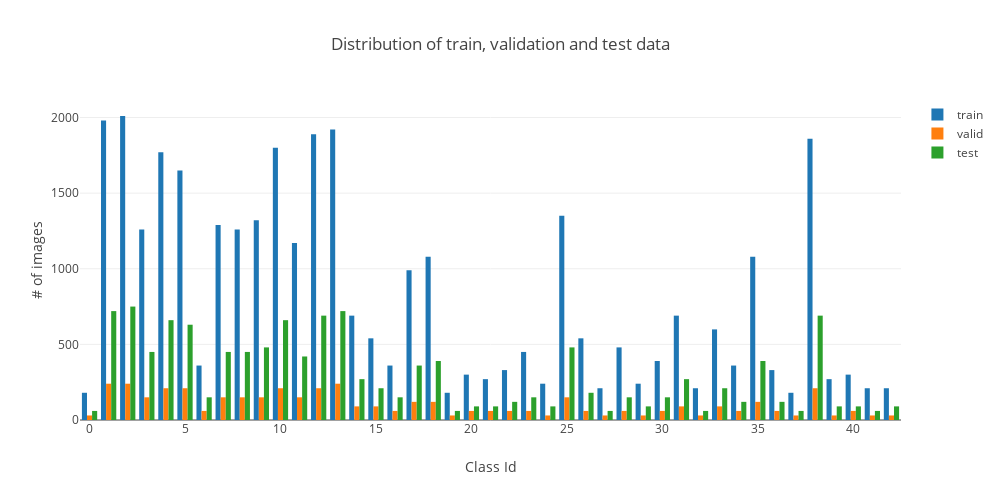

This figure's notebook cell:
### Code cell
# Count signs per pabel
train_hist = Counter(y_train)
valid_hist = Counter(y_valid)
test_hist = Counter(y_test)

# Draw a bar chart
train_bar = go.Bar(x=list(train_hist.keys()), y=list(train_hist.values()), name="train")
valid_bar = go.Bar(x=list(valid_hist.keys()), y=list(valid_hist.values()), name="valid")
test_bar  = go.Bar(x=list(test_hist.keys()), y=list(test_hist.values()), name="test")
layout = go.Layout(height=500, width=1000, 
                   title='Distribution of train, validation and test data', 
                   xaxis=dict(title='Class Id'), 
                   yaxis=dict(title='# of images'))
pltly.iplot(go.Figure(data=[train_bar, valid_bar, test_bar], layout=layout))

### Figure 1 — Plotly figure (JSON) as saved in the notebook; plotly's stock layout.template omitted (floating-point values rounded to 4 significant figures)
{"data": [{"name": "train", "type": "bar", "x": [41, 31, 36, 26, 23, 1, 40, 22, 37, 16, 3, 19, 4, 11, 42, 0, 32, 27, 29, 24, 9, 5, 38, 8, 10, 35, 34, 18, 6, 13, 7, 30, 39, 21, 20, 33, 28, 12, 14, 15, 17, 2, 25], "y": [210, 690, 330, 540, 450, 1980, 300, 330, 180, 360, 1260, 180, 1770, 1170, 210, 180, 210, 210, 240, 240, 1320, 1650, 1860, 1260, 1800, 1080, 360, 1080, 360, 1920, 1290, 390, 270, 270, 300, 599, 480, 1890, 690, 540, 990, 2010, 1350]}, {"name": "valid", "type": "bar", "x": [41, 31, 36, 26, 23, 1, 40, 22, 37, 16, 3, 19, 4, 11, 42, 0, 32, 27, 29, 24, 9, 5, 38, 8, 10, 35, 34, 18, 6, 13, 7, 30, 39, 21, 20, 33, 28, 12, 14, 15, 17, 2, 25], "y": [30, 90, 60, 60, 60, 240, 60, 60, 30, 60, 150, 30, 210, 150, 30, 30, 30, 30, 30, 30, 150, 210, 210, 150, 210, 120, 60, 120, 60, 240, 150, 60, 30, 60, 60, 90, 60, 210, 90, 90, 120, 240, 150]}, {"name": "test", "type": "bar", "x": [16, 1, 38, 33, 11, 18, 12, 25, 35, 7, 23, 4, 9, 21, 20, 27, 3, 13, 10, 5, 17, 34, 2, 8, 30, 24, 15, 26, 28, 22, 14, 32, 29, 6, 36, 40, 41, 31, 19, 0, 39, 42, 37], "y": [150, 720, 690, 210, 420, 390, 690, 480, 390, 450, 150, 660, 480, 90, 90, 60, 450, 720, 660, 630, 360, 120, 750, 450, 150, 90, 210, 180, 150, 120, 270, 60, 90, 150, 120, 90, 60, 270, 60, 60, 90, 90, 60]}], "layout": {"height": 500, "title": "Distribution of train, validation and test data", "width": 1000, "xaxis": {"title": "Class Id"}, "yaxis": {"title": "# of images"}}}
